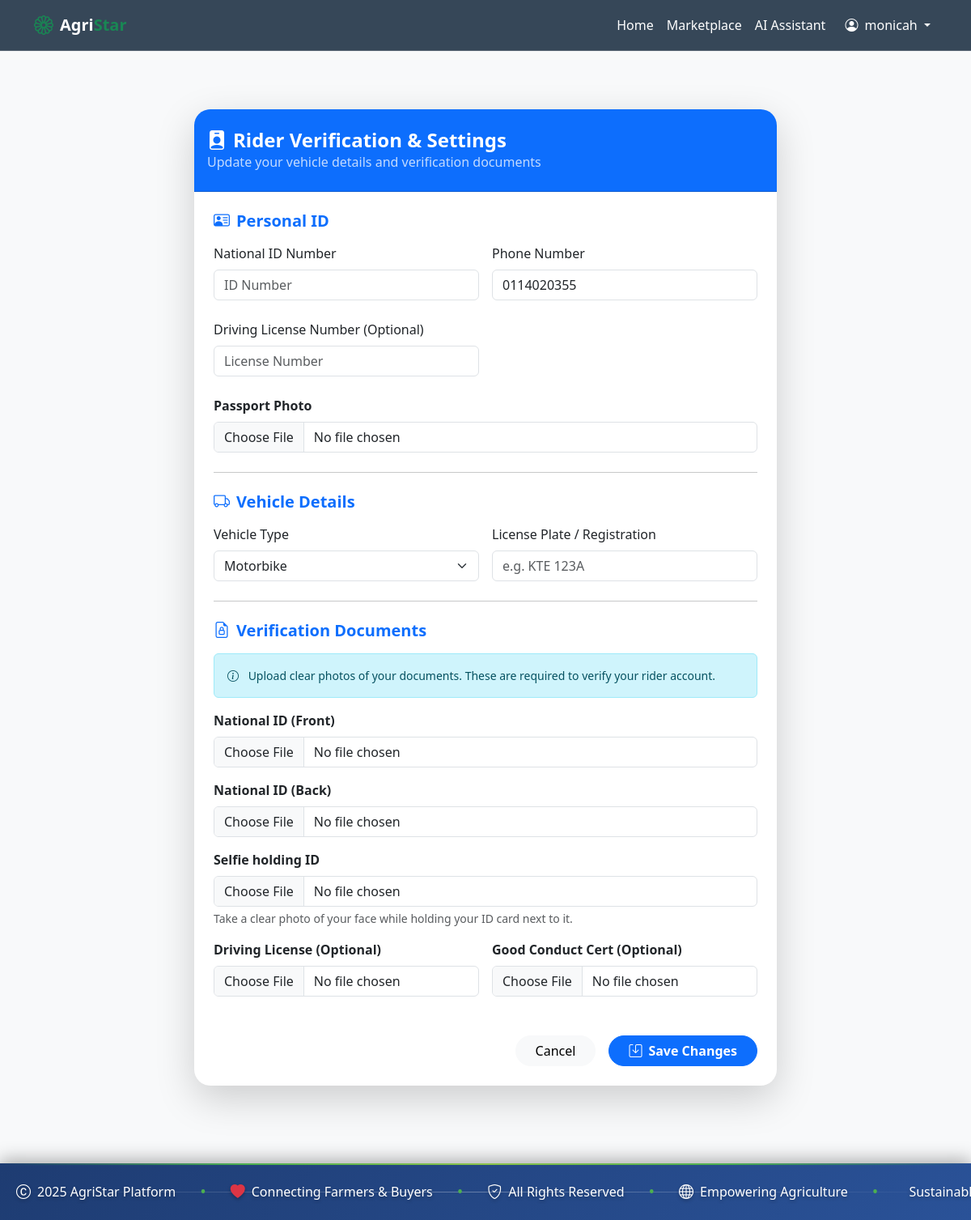
Page /users/rider/profile/edit/ (signed in) on the earlier database version.
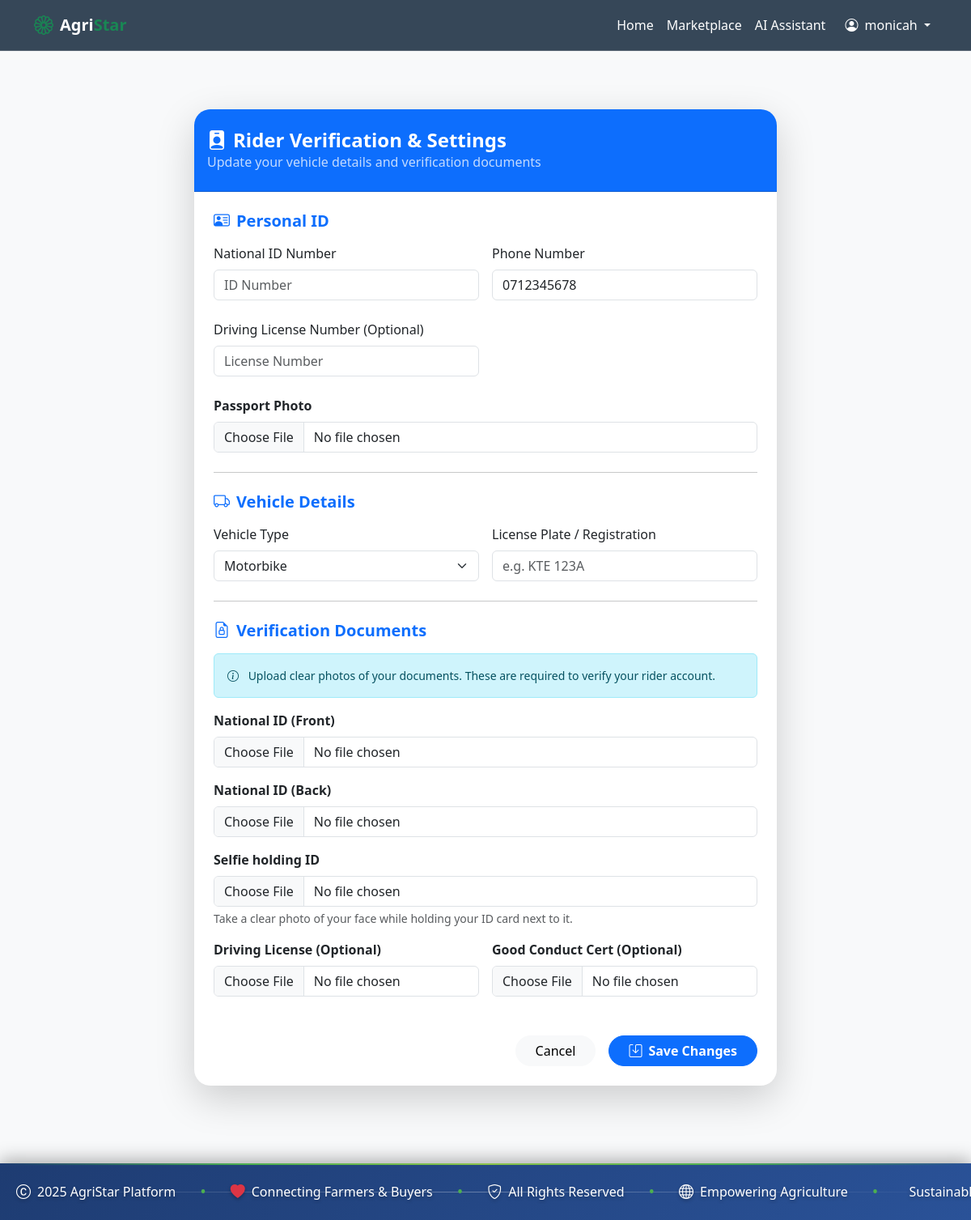
Same page on the later database version.
### users/models.py (models this page shows, shortened)
class User(AbstractUser):
    class Role(models.TextChoices):
        FARMER = 'FARMER', _('Farmer')
        BUYER = 'BUYER', _('Buyer')
        SUPPLIER = 'SUPPLIER', _('Supplier')
        RIDER = 'RIDER', _('Rider')
        ADMIN = 'ADMIN', _('Admin')
    role = models.CharField(
        max_length=20,
        choices=Role.choices,
        default=Role.FARMER
    )
    language_preference = models.CharField(
        max_length=10,
        choices=[('en', 'English'), ('sw', 'Kiswahili')],
        default='en'
    )

class Profile(models.Model):
    user = models.OneToOneField(User, on_delete=models.CASCADE, related_name='profile')
    display_name = models.CharField(max_length=100, blank=True, help_text="Public name to show (e.g. Farm Name)")
    bio = models.TextField(blank=True, max_length=500)
    location = models.CharField(max_length=100, blank=True, help_text="City/Area")
    address = models.CharField(max_length=200, blank=True, help_text="Street address")
    phone_number = models.CharField(max_length=20, blank=True)
    whatsapp_number = models.CharField(max_length=20, blank=True)
    avatar = models.ImageField(upload_to='avatars/', default='avatars/default.png')
    is_verified = models.BooleanField(default=False)
    latitude = models.DecimalField(max_digits=9, decimal_places=6, null=True, blank=True)
    longitude = models.DecimalField(max_digits=9, decimal_places=6, null=True, blank=True)
    county = models.ForeignKey('County', on_delete=models.SET_NULL, null=True, blank=True)
    sub_county = models.ForeignKey('SubCounty', on_delete=models.SET_NULL, null=True, blank=True)
    ward = models.ForeignKey('Ward', on_delete=models.SET_NULL, null=True, blank=True)
    farm_size = models.CharField(max_length=50, blank=True, help_text="e.g. 5 acres")
    main_crops = models.CharField(max_length=200, blank=True, help_text="Comma separated")
    company_name = models.CharField(max_length=100, blank=True)
    buyer_type = models.CharField(
        max_length=50,
        blank=True,
        choices=[
            ('MARKETPLACE', 'Marketplace Seller'),
            ('INDIVIDUAL', 'Individual Consumer'),
            ('RESTAURANT', 'Restaurant/Hotel'),
            ('RETAILER', 'Retail Shop'),
        ],
        help_text="Type of buyer"
    )
    favorite_farmers = models.ManyToManyField(
        User,
        related_name='favorited_by_buyers',
        blank=True,
    )
    business_name = models.CharField(max_length=100, blank=True, help_text="For marketplace sellers/businesses")
    marketplace_location = models.CharField(max_length=200, blank=True, help_text="Where your marketplace/business is located")

### users/views.py (the view, shortened to what this page needs)
# urls.py: path('rider/profile/edit/', views.rider_profile_edit, name='rider_profile_edit'),
@login_required
def rider_profile_edit(request):
    return render(request, 'users/profile_rider_edit.html', {'user': request.user})

### templates/users/profile_rider_edit.html (shortened to what the changed rows need)
{% extends 'base.html' %}
{% load static %}
{% block content %}
<div class="container py-5">
    <div class="row justify-content-center">
        <div class="col-md-8">
            <div class="card border-0 shadow-lg position-relative" style="border-radius: 20px; overflow: hidden;">
                <div class="card-body p-4">
                    <form method="POST" enctype="multipart/form-data">
                        <div class="row g-3 mb-4">
                            <div class="col-md-6">
                                <label class="form-label">Phone Number</label>
                                <input type="text" name="phone_number" class="form-control"
                                    value="{{ user.profile.phone_number|default:'' }}" placeholder="07...">
                            </div>
                        </div>
                    </form>
                </div>
            </div>
        </div>
    </div>
</div>
{% endblock %}

### templates/base.html (shortened to what this page needs)
<!DOCTYPE html>
{% load static %}
<html lang="en">
<head>
    <link href="https://cdn.jsdelivr.net/npm/bootstrap@5.3.0/dist/css/bootstrap.min.css" rel="stylesheet">
    <link rel="stylesheet" href="https://cdn.jsdelivr.net/npm/bootstrap-icons@1.11.1/font/bootstrap-icons.css">
    <link rel="stylesheet" href="https://cdnjs.cloudflare.com/ajax/libs/animate.css/4.1.1/animate.min.css" />
    <link rel="stylesheet" href="{% static 'css/style.css' %}">
</head>
<body class="d-flex flex-column min-vh-100">
    <nav class="navbar navbar-expand-lg navbar-dark sticky-top glass-card rounded-0 border-top-0 border-start-0 border-end-0 mb-0"
        style="background: rgba(44, 62, 80, 0.95) !important; z-index: 1000;">
        <div class="container">
            <a class="navbar-brand fw-bold d-flex align-items-center gap-2" href="{% url 'home' %}">
                <i class="bi bi-flower1 text-success fs-4"></i>
                <span class="text-white">Agri<span class="text-success">Star</span></span>
            </a>
            <div class="collapse navbar-collapse" id="navbarNav">
                <ul class="navbar-nav ms-auto align-items-center">
                    <li class="nav-item">
                        <a class="nav-link text-white" href="{% url 'home' %}">Home</a>
                    </li>
                    {% if user.role != 'RIDER' %}
                    <li class="nav-item">
                        <a class="nav-link text-white" href="{% url 'product_list' %}">Marketplace</a>
                    </li>
                    <li class="nav-item">
                        <a class="nav-link text-white" href="{% url 'ai_assistant_index' %}">AI Assistant</a>
                    </li>
                    {% endif %}
                    {% if user.is_authenticated %}
                    <li class="nav-item dropdown">
                        <a class="nav-link dropdown-toggle text-white btn btn-sm btn-outline-light border-0 ms-2"
                            href="#" role="button" data-bs-toggle="dropdown">
                            <i class="bi bi-person-circle me-1"></i> {{ user.username }}
                        </a>
                    </li>
                    {% endif %}
                </ul>
            </div>
        </div>
    </nav>
    <div class="container mt-4 flex-grow-1">
        {% block content %}{% endblock %}
    </div>
    <footer class="modern-footer mt-5">
        <div class="footer-content">
            <div class="scrolling-text-container">
                <div class="scrolling-text">
                    <span class="footer-item">
                        <i class="bi bi-c-circle"></i> 2025 AgriStar Platform
                    </span>
                    <span class="footer-separator">•</span>
                    <span class="footer-item">
                        <i class="bi bi-heart-fill text-danger"></i> Connecting Farmers & Buyers
                    </span>
                    <span class="footer-separator">•</span>
                    <span class="footer-item">
                        <i class="bi bi-shield-check"></i> All Rights Reserved
                    </span>
                    <span class="footer-separator">•</span>
                    <span class="footer-item">
                        <i class="bi bi-globe"></i> Empowering Agriculture
                    </span>
                    <span class="footer-separator">•</span>
                    <span class="footer-item">
                         Sustainable Farming Solutions
                    </span>
                </div>
            </div>
        </div>
    </footer>
</body>
</html>

Differences in the rows shown:
changed User "monicah": phone_number "0114020355" → "0712345678"
